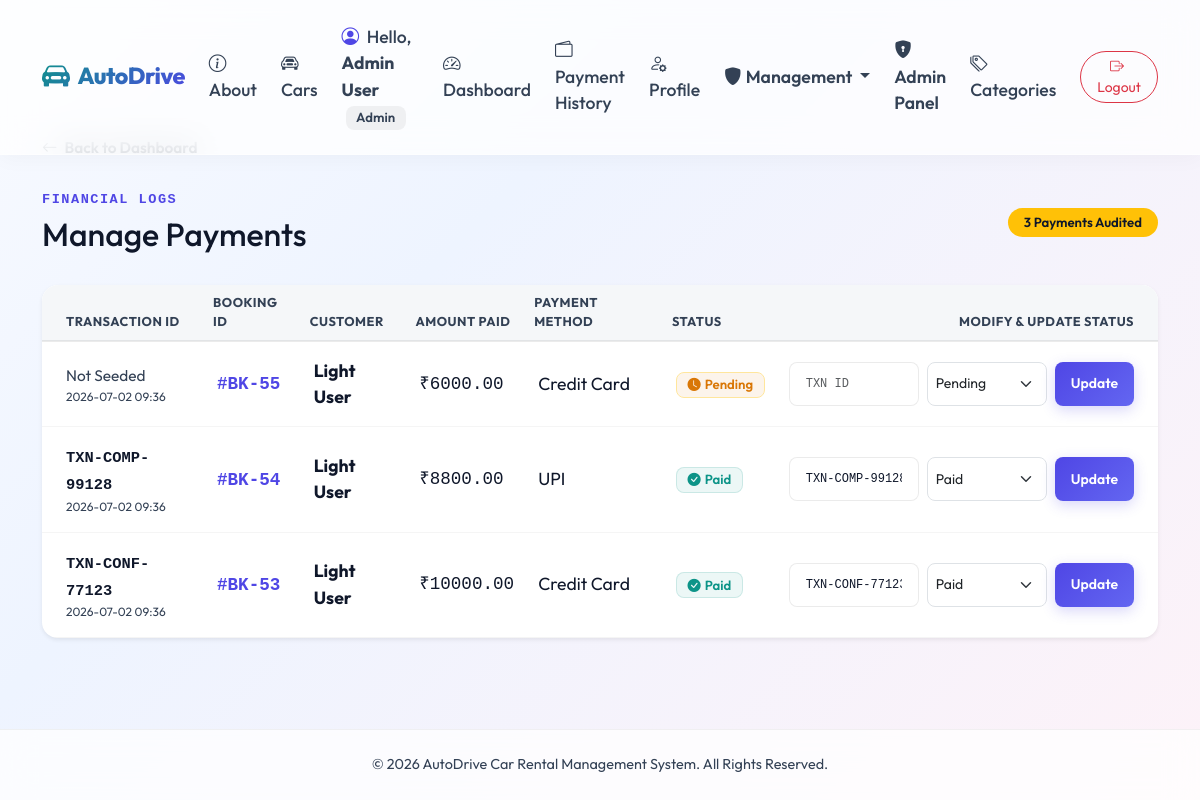
The page /admin-dashboard/payments/ (signed in) on the database its author committed.
### rental/models.py (models this page shows, shortened)
class User(AbstractUser):
    ROLE_CHOICES = (
        ('customer', 'Customer'),
        ('staff', 'Staff'),
        ('admin', 'Admin'),
    )
    username = None
    email = models.EmailField(unique=True, verbose_name="Email Address")
    name = models.CharField(max_length=255, verbose_name="Full Name")
    mobile = models.CharField(max_length=15, verbose_name="Mobile Number")
    license_number = models.CharField(max_length=50, blank=True, null=True, verbose_name="Driving License Number")
    role = models.CharField(max_length=10, choices=ROLE_CHOICES, default='customer', verbose_name="Role")
    is_license_verified = models.BooleanField(default=False, verbose_name="License Verified")
    objects = UserManager()
    USERNAME_FIELD = 'email'
    REQUIRED_FIELDS = ['name']

class Payment(models.Model):
    STATUS_CHOICES = (
        ('Pending', 'Pending'),
        ('Paid', 'Paid'),
        ('Refunded', 'Refunded'),
    )
    METHOD_CHOICES = (
        ('Cash', 'Cash'),
        ('UPI', 'UPI'),
        ('Credit Card', 'Credit Card'),
        ('Debit Card', 'Debit Card'),
    )
    booking = models.OneToOneField(Booking, on_delete=models.CASCADE, related_name='payment', verbose_name="Booking")
    amount = models.DecimalField(max_digits=10, decimal_places=2, verbose_name="Amount")
    payment_method = models.CharField(max_length=50, choices=METHOD_CHOICES, default='Credit Card', verbose_name="Payment Method")
    status = models.CharField(max_length=20, choices=STATUS_CHOICES, default='Pending', verbose_name="Status")
    transaction_id = models.CharField(max_length=100, blank=True, null=True, verbose_name="Transaction ID")
    payment_date = models.DateTimeField(auto_now_add=True, verbose_name="Payment Date")

class Booking(models.Model):
    STATUS_CHOICES = (
        ('pending', 'Pending Approval'),
        ('confirmed', 'Booked'),
        ('booked', 'Booked'),
        ('picked_up', 'Picked Up'),
        ('in_use', 'In Use'),
        ('returned', 'Returned'),
        ('completed', 'Completed'),
        ('cancelled', 'Cancelled'),
    )
    user = models.ForeignKey(User, on_delete=models.CASCADE, related_name='bookings', verbose_name="Customer")
    car = models.ForeignKey(Car, on_delete=models.CASCADE, related_name='bookings', verbose_name="Vehicle")
    pickup_date = models.DateField(verbose_name="Pickup Date")
    return_date = models.DateField(verbose_name="Return Date")
    total_days = models.IntegerField(default=1, verbose_name="Total Days")
    status = models.CharField(max_length=20, choices=STATUS_CHOICES, default='pending', verbose_name="Status")
    total_price = models.DecimalField(max_digits=10, decimal_places=2, verbose_name="Total Price")
    damage_report = models.TextField(blank=True, null=True, verbose_name="Damage Report")
    pickup_time = models.DateTimeField(blank=True, null=True, verbose_name="Actual Pickup Time")
    return_time = models.DateTimeField(blank=True, null=True, verbose_name="Actual Return Time")

### rental/views.py (the view)
        @login_required
        def _wrapped_view(request, *args, **kwargs):
            if request.user.role in allowed_roles or request.user.is_superuser:
                return view_func(request, *args, **kwargs)
            return HttpResponseForbidden("<h3>Access Denied</h3><p>You do not have administrative permissions to perform this action.</p>")

### templates/rental/admin_payments.html (shortened to what this page needs)
{% extends 'base.html' %}
{% block content %}
<div class="container py-5 animate__animated animate__fadeIn">
    <div class="mb-4">
        <a href="{% url 'dashboard' %}" class="text-decoration-none text-muted small fw-semibold">
            <i class="bi bi-arrow-left me-1"></i> Back to Dashboard
        </a>
    </div>
    <div class="d-flex justify-content-between align-items-center mb-4">
        <div>
            <span class="text-uppercase font-monospace text-primary fw-bold" style="letter-spacing: 1.5px; font-size: 0.85rem;">Financial Logs</span>
            <h2 class="fw-extrabold text-dark mt-1">Manage Payments</h2>
        </div>
        <span class="badge bg-warning text-dark px-3 py-2 rounded-pill fw-semibold">{{ payments|length }} Payments Audited</span>
    </div>
    <div class="card border-0 shadow-sm rounded-4 overflow-hidden" style="background: #ffffff;">
        <div class="table-responsive">
            <table class="table table-hover align-middle mb-0">
                <thead class="table-light" style="background: #f8fafc; font-weight: 700; color: #475569; border-bottom: 2px solid #e2e8f0;">
                    <tr>
                        <th class="ps-4">Transaction ID</th>
                        <th>Booking ID</th>
                        <th>Customer</th>
                        <th>Amount Paid</th>
                        <th>Payment Method</th>
                        <th>Status</th>
                        <th class="pe-4 text-end">Modify & Update Status</th>
                    </tr>
                </thead>
                <tbody>
                    {% for p in payments %}
                        <tr>
                            <td class="ps-4 py-3.5">
                                {% if p.transaction_id %}
                                    <span class="font-monospace text-dark fw-bold small">{{ p.transaction_id }}</span>
                                {% else %}
                                    <span class="text-muted small italic">Not Seeded</span>
                                {% endif %}
                                <div class="text-muted small" style="font-size: 0.75rem;">{{ p.payment_date|date:"Y-m-d H:i" }}</div>
                            </td>
                            <td>
                                <a href="{% url 'booking_detail' p.booking.id %}" class="font-monospace text-primary fw-bold text-decoration-none">
                                    #BK-{{ p.booking.id }}
                                </a>
                            </td>
                            <td>
                                <div class="fw-bold text-dark">{{ p.booking.user.name }}</div>
                            </td>
                            <td>
                                <div class="fw-extrabold text-dark font-monospace">₹{{ p.amount }}</div>
                            </td>
                            <td>{{ p.payment_method }}</td>
                            <td>
                                {% if p.status == 'Paid' %}
                                    <span class="badge bg-success-subtle text-success border border-success-subtle px-2.5 py-1.5"><i class="bi bi-check-circle-fill me-1"></i>Paid</span>
                                {% elif p.status == 'Refunded' %}
                                    <span class="badge bg-danger-subtle text-danger border border-danger-subtle px-2.5 py-1.5"><i class="bi bi-arrow-counterclockwise me-1"></i>Refunded</span>
                                {% else %}
                                    <span class="badge bg-warning-subtle text-warning border border-warning-subtle px-2.5 py-1.5"><i class="bi bi-clock-fill me-1"></i>Pending</span>
                                {% endif %}
                            </td>
                            <td class="pe-4 text-end">
                                <form method="POST" class="d-inline-flex gap-2">
                                    <input type="text" name="transaction_id" placeholder="TXN ID" value="{{ p.transaction_id|default:'' }}" class="form-control form-control-sm font-monospace" style="width: 130px; border-radius: 8px; font-size: 0.75rem;">
                                    <select class="form-select form-select-sm" name="status" style="width: 120px; border-radius: 8px;">
                                        <option value="Pending" {% if p.status == 'Pending' %}selected{% endif %}>Pending</option>
                                        <option value="Paid" {% if p.status == 'Paid' %}selected{% endif %}>Paid</option>
                                    </select>
                                    <button type="submit" class="btn btn-sm btn-custom-primary rounded-3 px-3">Update</button>
                                </form>
                            </td>
                        </tr>
                    {% endfor %}
                </tbody>
            </table>
        </div>
    </div>
</div>
{% endblock %}

### templates/base.html (shortened to what this page needs)
{% load static %}
<!DOCTYPE html>
<html lang="en">
<head>
    <link href="https://cdn.jsdelivr.net/npm/bootstrap@5.3.2/dist/css/bootstrap.min.css" rel="stylesheet">
    <link rel="stylesheet" href="https://cdn.jsdelivr.net/npm/bootstrap-icons@1.11.2/font/bootstrap-icons.min.css">
    <link rel="stylesheet" href="{% static 'css/style.css' %}?v=4.0">
</head>
<body>
    <nav class="navbar navbar-expand-lg navbar-light navbar-custom py-3">
        <div class="container">
            <a class="navbar-brand d-flex align-items-center" href="{% url 'home' %}">
                <i class="bi bi-car-front-fill me-2 fs-3 text-primary"></i>
                <span>AutoDrive</span>
            </a>
            <div class="collapse navbar-collapse" id="navbarNav">
                <ul class="navbar-nav ms-auto align-items-center gap-2">
                    <li class="nav-item">
                        <a class="nav-link" href="{% url 'about' %}">
                            <i class="bi bi-info-circle me-1"></i>About
                        </a>
                    </li>
                    <li class="nav-item">
                        <a class="nav-link" href="{% url 'car_list' %}">
                            <i class="bi bi-car-front me-1"></i>Cars
                        </a>
                    </li>
                    {% if user.is_authenticated %}
                        <li class="nav-item">
                            <span class="nav-link text-secondary pe-none">
                                <i class="bi bi-person-circle me-1 text-primary"></i>
                                Hello, <strong>{{ user.name }}</strong>
                                <span class="badge bg-secondary ms-1">{{ user.get_role_display }}</span>
                            </span>
                        </li>
                        <li class="nav-item">
                            <a class="nav-link" href="{% url 'dashboard' %}">
                                <i class="bi bi-speedometer2 me-1"></i>Dashboard
                            </a>
                        </li>
                        <li class="nav-item">
                            <a class="nav-link" href="{% url 'payment_history' %}">
                                <i class="bi bi-wallet2 me-1"></i>Payment History
                            </a>
                        </li>
                        <li class="nav-item">
                            <a class="nav-link" href="{% url 'profile' %}">
                                <i class="bi bi-person-gear me-1"></i>Profile
                            </a>
                        </li>
                        {% if user.role == 'admin' or user.role == 'staff' or user.is_superuser %}
                            <li class="nav-item dropdown">
                                <a class="nav-link dropdown-toggle text-warning fw-semibold" href="#" id="adminDropdown" role="button" data-bs-toggle="dropdown" aria-expanded="false">
                                    <i class="bi bi-shield-fill me-1"></i>Management
                                </a>
                            </li>
                        {% endif %}
                        {% if user.is_staff or user.is_superuser %}
                            <li class="nav-item">
                                <a class="nav-link text-warning fw-semibold" href="/admin/" target="_blank">
                                    <i class="bi bi-shield-lock-fill me-1"></i>Admin Panel
                                </a>
                            </li>
                        {% endif %}
                        <li class="nav-item">
                            <a class="nav-link" href="{% url 'category_list' %}">
                                <i class="bi bi-tags me-1"></i>Categories
                            </a>
                        </li>
                        <li class="nav-item ms-2">
                            <a class="btn btn-outline-danger btn-sm rounded-pill px-3" href="{% url 'logout' %}">
                                <i class="bi bi-box-arrow-right me-1"></i>Logout
                            </a>
                        </li>
                    {% endif %}
                </ul>
            </div>
        </div>
    </nav>
    <main class="flex-grow-1">
        {% block content %}
        {% endblock %}
    </main>
    <footer>
        <div class="container">
            <p class="mb-0">&copy; 2026 AutoDrive Car Rental Management System. All Rights Reserved.</p>
        </div>
    </footer>
</body>
</html>

### rows shown on the page
User: name "Admin User", role "Admin"
Payment: shows "Not Seeded", payment_date "2026-07-02 09:36", booking.id "55", booking.user.name "Light User", amount "6000.00", payment_method "Credit Card", shows "Pending", status "Pending"
Payment: transaction_id "TXN-COMP-99128", payment_date "2026-07-02 09:36", booking.id "54", booking.user.name "Light User", amount "8800.00", payment_method "UPI", shows "Paid", status "Paid"
Payment: transaction_id "TXN-CONF-77123", payment_date "2026-07-02 09:36", booking.id "53", booking.user.name "Light User", amount "10000.00", payment_method "Credit Card", shows "Paid", status "Paid"

### other values the page prints
{{ payments|length }} "3"
